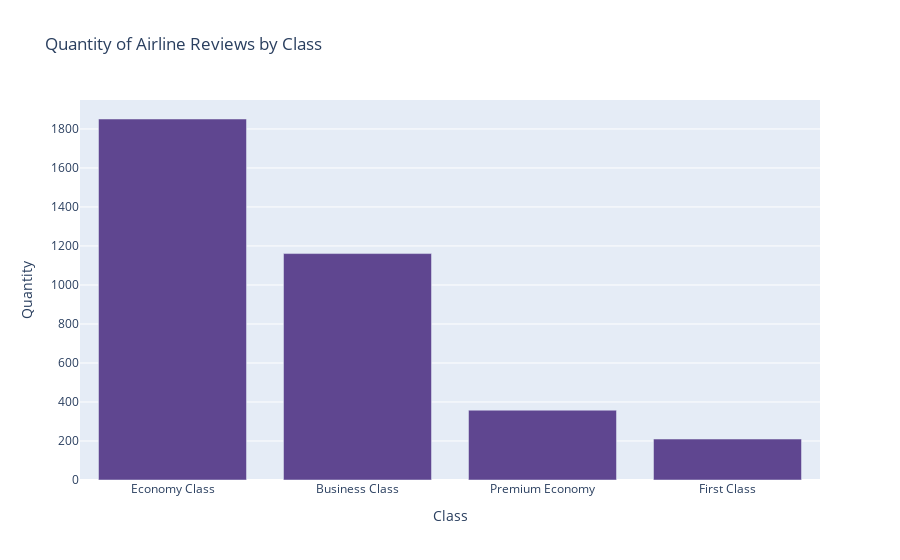

Here is the notebook cell this chart was saved with:
### Code cell
#Quantity of Class by Rating
dfg = airline_data['Class'].value_counts().reset_index()
dfg.columns = ['Class', 'Quantity']
fig = px.bar(dfg, x='Class', y='Quantity', 
             title='Quantity of Airline Reviews by Class',
            color_discrete_sequence=px.colors.qualitative.Prism) 
fig.show()

### Figure 1 — Plotly figure (JSON) as saved in the notebook; plotly's stock layout.template omitted (floating-point values rounded to 4 significant figures)
{"data": [{"alignmentgroup": "True", "hovertemplate": "Class=%{x}<br>Quantity=%{y}<extra></extra>", "legendgroup": "", "marker": {"color": "rgb(95, 70, 144)", "pattern": {"shape": ""}}, "name": "", "offsetgroup": "", "orientation": "v", "showlegend": false, "textposition": "auto", "x": ["Economy Class", "Business Class", "Premium Economy", "First Class"], "xaxis": "x", "y": [1851, 1161, 358, 210], "yaxis": "y", "type": "bar"}], "layout": {"xaxis": {"anchor": "y", "domain": [0.0, 1.0], "title": {"text": "Class"}}, "yaxis": {"anchor": "x", "domain": [0.0, 1.0], "title": {"text": "Quantity"}}, "legend": {"tracegroupgap": 0}, "title": {"text": "Quantity of Airline Reviews by Class"}, "barmode": "relative"}}
